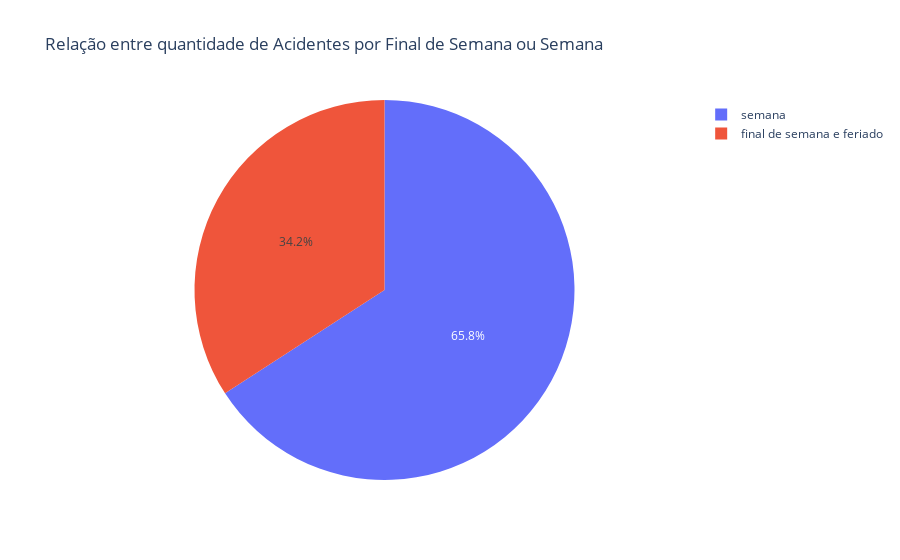

The notebook cell saved with this chart:
### Code cell
fig = px.pie(
    agrupamento_dia_semana2,
    names='categoria',      # Coluna que será usada como rótulo das fatias
    values='count',         # Coluna com os valores para determinar o tamanho das fatias
    title='Relação entre quantidade de Acidentes por Final de Semana ou Semana'  # Título do gráfico
)

# Exibir o gráfico
fig.show()

### Figure 1 — Plotly figure (JSON) as saved in the notebook; plotly's stock layout.template omitted (floating-point values rounded to 4 significant figures)
{"data": [{"domain": {"x": [0, 1], "y": [0, 1]}, "hovertemplate": "categoria=%{label}<br>count=%{value}<extra></extra>", "labels": ["final de semana e feriado", "semana"], "legendgroup": "", "name": "", "showlegend": true, "type": "pie", "values": [14011, 27013]}], "layout": {"legend": {"tracegroupgap": 0}, "title": {"text": "Relação entre quantidade de Acidentes por Final de Semana ou Semana"}}}
